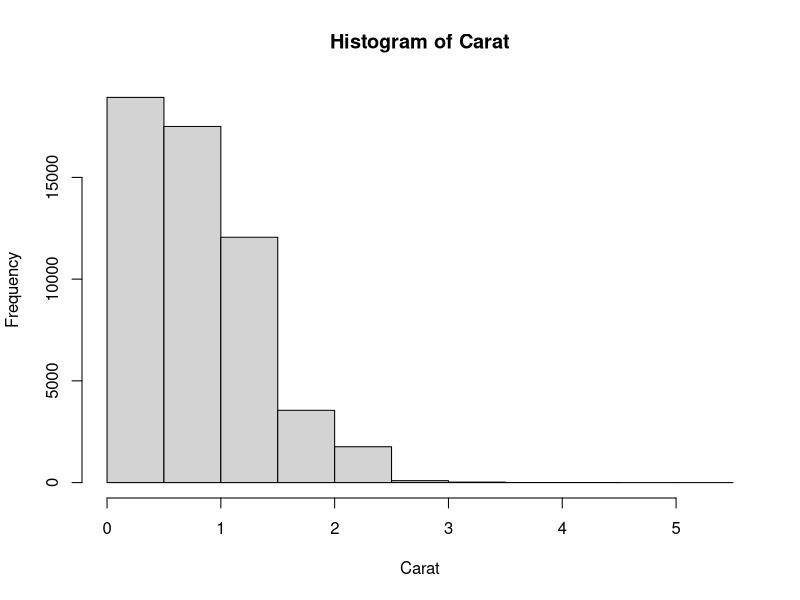
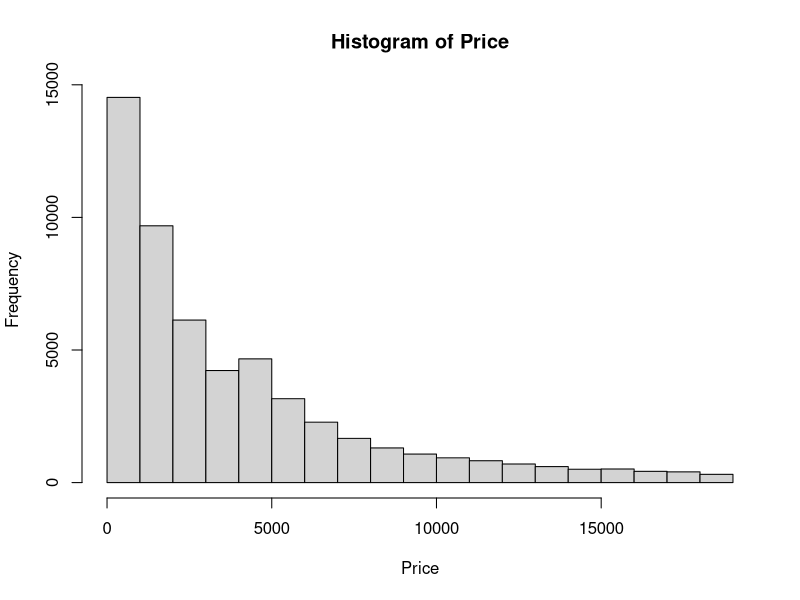
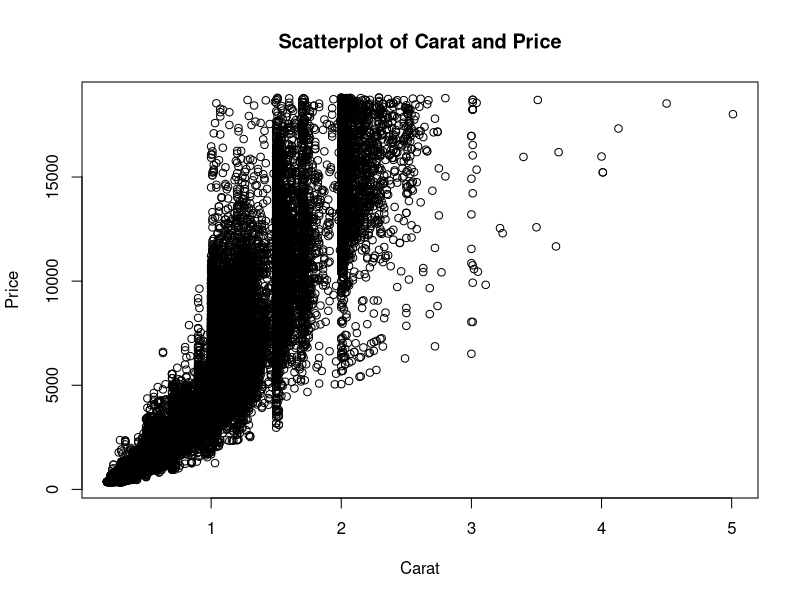
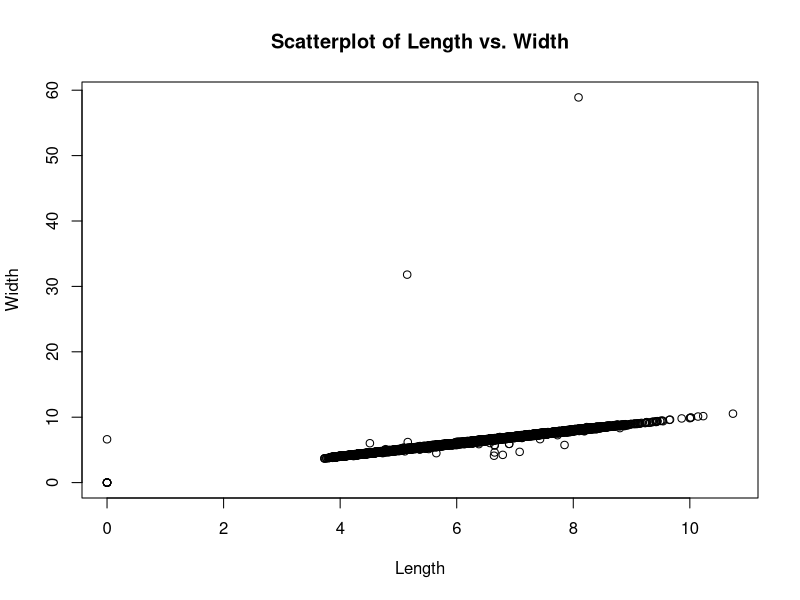
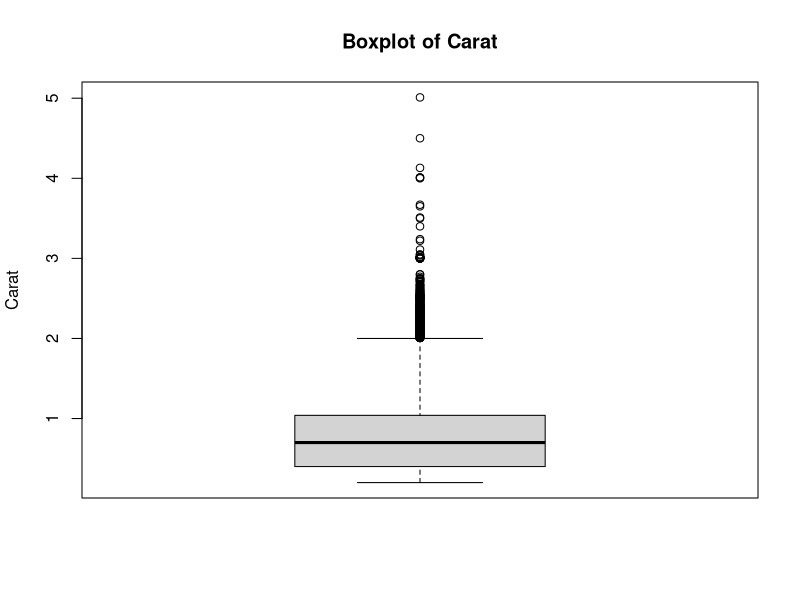
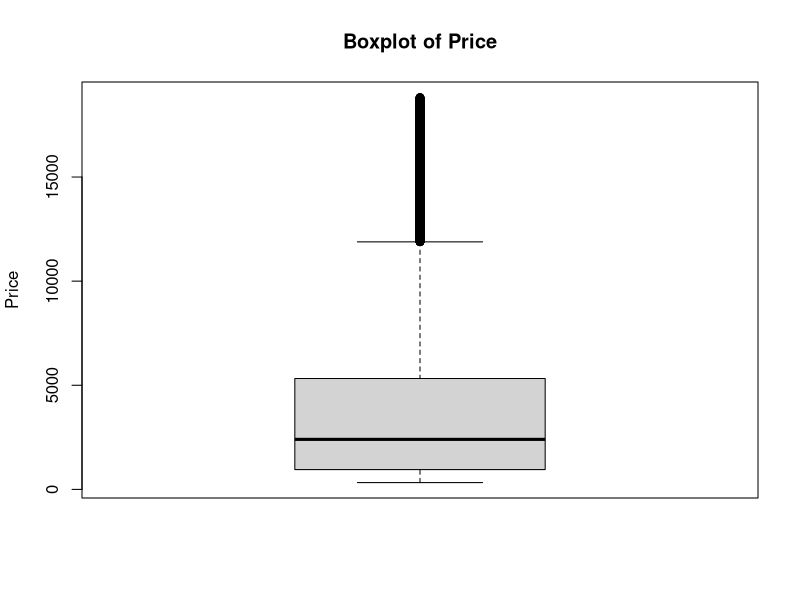

R code for these plots, in order:
# DTA250 - Fall 2023
# Jasser Jasser (JJ)

# Statistical Graphics ----
# Statistical graphics are a way to visually communicate information about data

# First, we need to install the ggplot2 package (if it is not installed)

install.packages("tidyverse") # install the tidyverse package which includes ggplot2

#TODO
# Install the ggplot2 package
# use the install.packages() function
# set the package name to "ggplot2"

install.packages("ggplot2") # install the ggplot2 package only


# Let us start by loading the ggplot2 package 
# (ggplot always reminds me of GG Allin, the punk rocker. Don't look him up!)
# (You don't want to be traumatized)

#TODO
# Load the ggplot2 package
# Use the library() function

library(tidyverse) # Loading the tidyverse package which includes ggplot2
library(ggplot2) # loading the ggplot2 library only

#TODO
# Load the diamonds dataset from the ggplot2 package
# use the data() function
# store the dataset in a variable called diamonds

data(diamonds)

?diamonds


#TODO
# Check the head of the diamonds dataset using the head() function

head(diamonds)


## Base Histogram ----
# The most common graph of data in a single variable is a histogram.
# This shows the distribution of values for that variable.

#TODO
# Create a histogram of the carat variable in the diamonds dataset
# use the hist() function
# set the title to "Histogram of Carat." Use the main parameter
# set the x-axis label to "Carat." Use the xlab parameter

hist(diamonds$carat, main = "Histogram of Carat", xlab = "Carat")

hist(diamonds$price, main = "Histogram of Price", xlab = "Price")


## Base Scatterplot ----
# It is frequently good to see two variables in comparison with each other
# this is where the scatterplot is used.

#TODO
# Create a scatterplot of the carat and price variables in the diamonds dataset
# use the plot() function
# set the title to "Scatterplot of Carat and Price." Use the main parameter
# set the x-axis label to "Carat." Use the xlab parameter
# set the y-axis label to "Price." Use the ylab parameter

plot(diamonds$carat, 
     diamonds$price,
     main = "Scatterplot of Carat and Price",
     xlab = "Carat",
     ylab = "Price")

plot(diamonds$x,
     diamonds$y,
     main = "Scatterplot of Length vs. Width",
     xlab = "Length",
     ylab = "Width")


## Base Boxplot ----
# A boxplot is a way to show the distribution of a variable
# It shows the median, the interquartile range, and the range of the data

#TODO
# Create a boxplot of the carat variable in the diamonds dataset
# use the boxplot() function
# set the title to "Boxplot of Carat." Use the main parameter
# set the y-axis label to "Carat." Use the ylab parameter

boxplot(diamonds$carat, main = "Boxplot of Carat", ylab = "Carat")

boxplot(diamonds$price, main = "Boxplot of Price", ylab = "Price")
